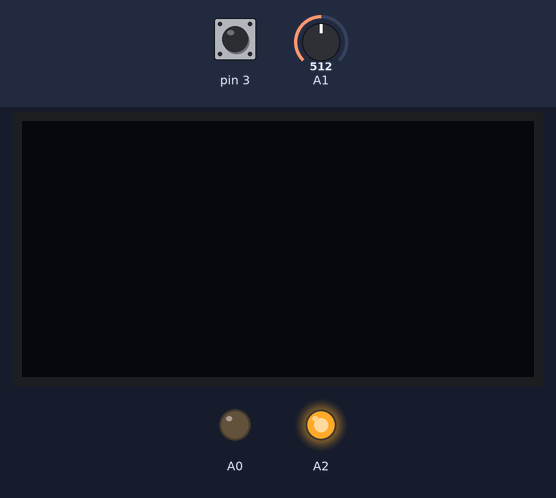
A sketch run on a simulated Arduino Uno, built with avr-gcc and run on an emulated ATmega328P. Parts: 128×64 one-colour display, output pins drawn as LEDs (lit = HIGH). The test bench sets the inputs (shaded band); at power-on: A1 = 512, pin 3 HIGH. What the sketch prints to the serial monitor is not drawn.

Above: at 1.2 s.
1.3 s: A1 set to 857
2.8 s: A1 set to 875
At 3.9 s:
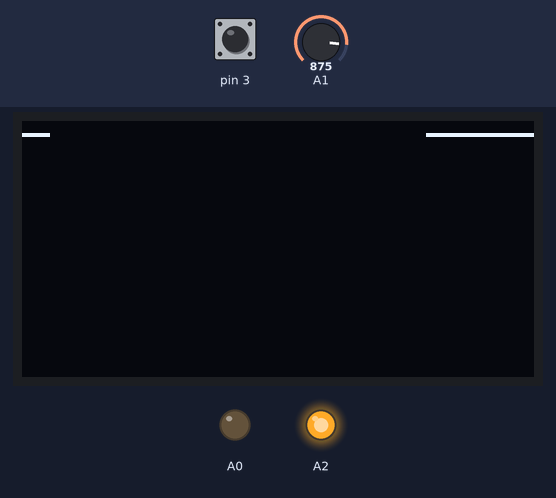
5.2 s: pin 3 pulled LOW for 0.15 s
At 5.38 s:
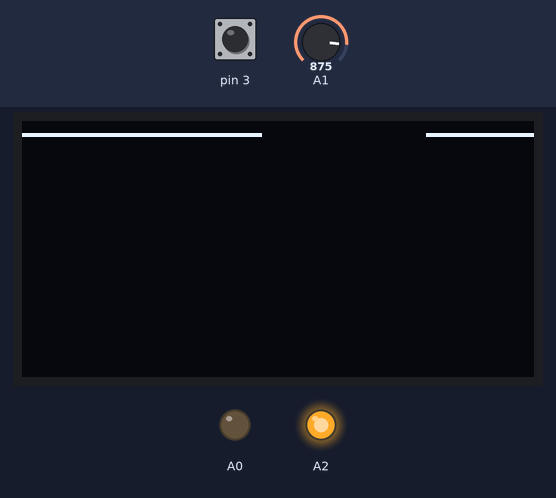
5.9 s: pin 3 pulled LOW for 1 s
At 6.12 s:
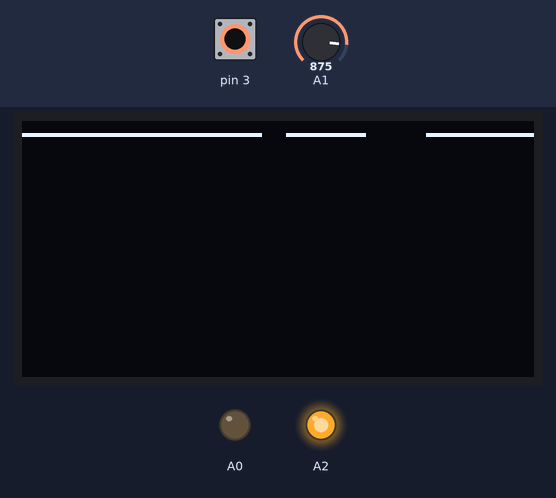
7.5 s: A1 set to 900
At 7.69 s:
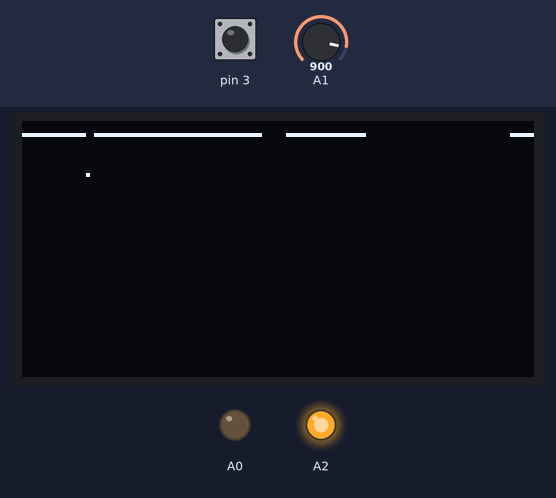
Timing chart, 0 to 10.0 s (numbered marks = the images above; inputs shaded):
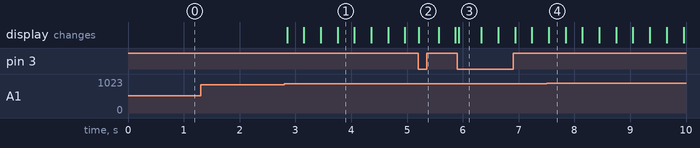

Measured:
- the behaviour switches between 866 and 867 on A1 (found by bisection; images 0 and 1)
- after the input at 1.3 s, every drawn part: stays the same
- after the input at 2.8 s, the display: first changes after 0.05 s (image 1 shows a later state)

The sketch:

CapacitiveSensorTest.ino
```cpp
#include <SPI.h>
#include <Wire.h>
#include "Adafruit_GFX.h"
#include <CapacitiveSensor.h>
#include <Adafruit_SSD1306.h>


CapacitiveSensor  sensor = CapacitiveSensor(2, 3);       // 10 megohm resistor between pins 4 & 2, pin 2 is sensor pin, add wire, foil
#define OLED_RESET 4
Adafruit_SSD1306 display(OLED_RESET);

int values[128];
int index = 0;

void setup() {

  Serial.begin(115200);

  pinMode(A0, OUTPUT);
  pinMode(A2, OUTPUT);
  pinMode(A1, INPUT);
  digitalWrite(A0, LOW);
  digitalWrite(A2, HIGH);


  display.begin(SSD1306_SWITCHCAPVCC, 0x3D);
  display.clearDisplay();
  display.display();
  // display.startscrollleft(0x00, 0x0e);


  sensor.set_CS_AutocaL_Millis(0xFFFFFFFF); // disable autocalibration

}

void loop() {
  long sensorReading =  sensor.capacitiveSensorRaw(10);
  Serial.println(analogRead(A1));

  int i = index%128;
  values[i] = sensorReading * mapFloat(analogRead(A1), 0, 1024,2, 0.01);
  index++;

  //for(int i = 0; i<128; i++) {

 //   display.drawLine((i+1)%128, 0, (i+1)%128, display.height()-1, BLACK);
    //display.drawLine(i, display.height()-1, i, display.height()-1-values[i], WHITE);

  display.drawPixel(i, display.height()-1-values[i], WHITE);
  i = (i+1)%128;
  display.drawPixel(i, display.height()-1-values[i], BLACK);


//}


  display.display();
  //delay(16);

}

float mapFloat(float v, float min1, float max1, float min2, float max2) {
  return( (((v-min1) / (max1-min1)) * (max2 - min2)) + min2);
}
```
